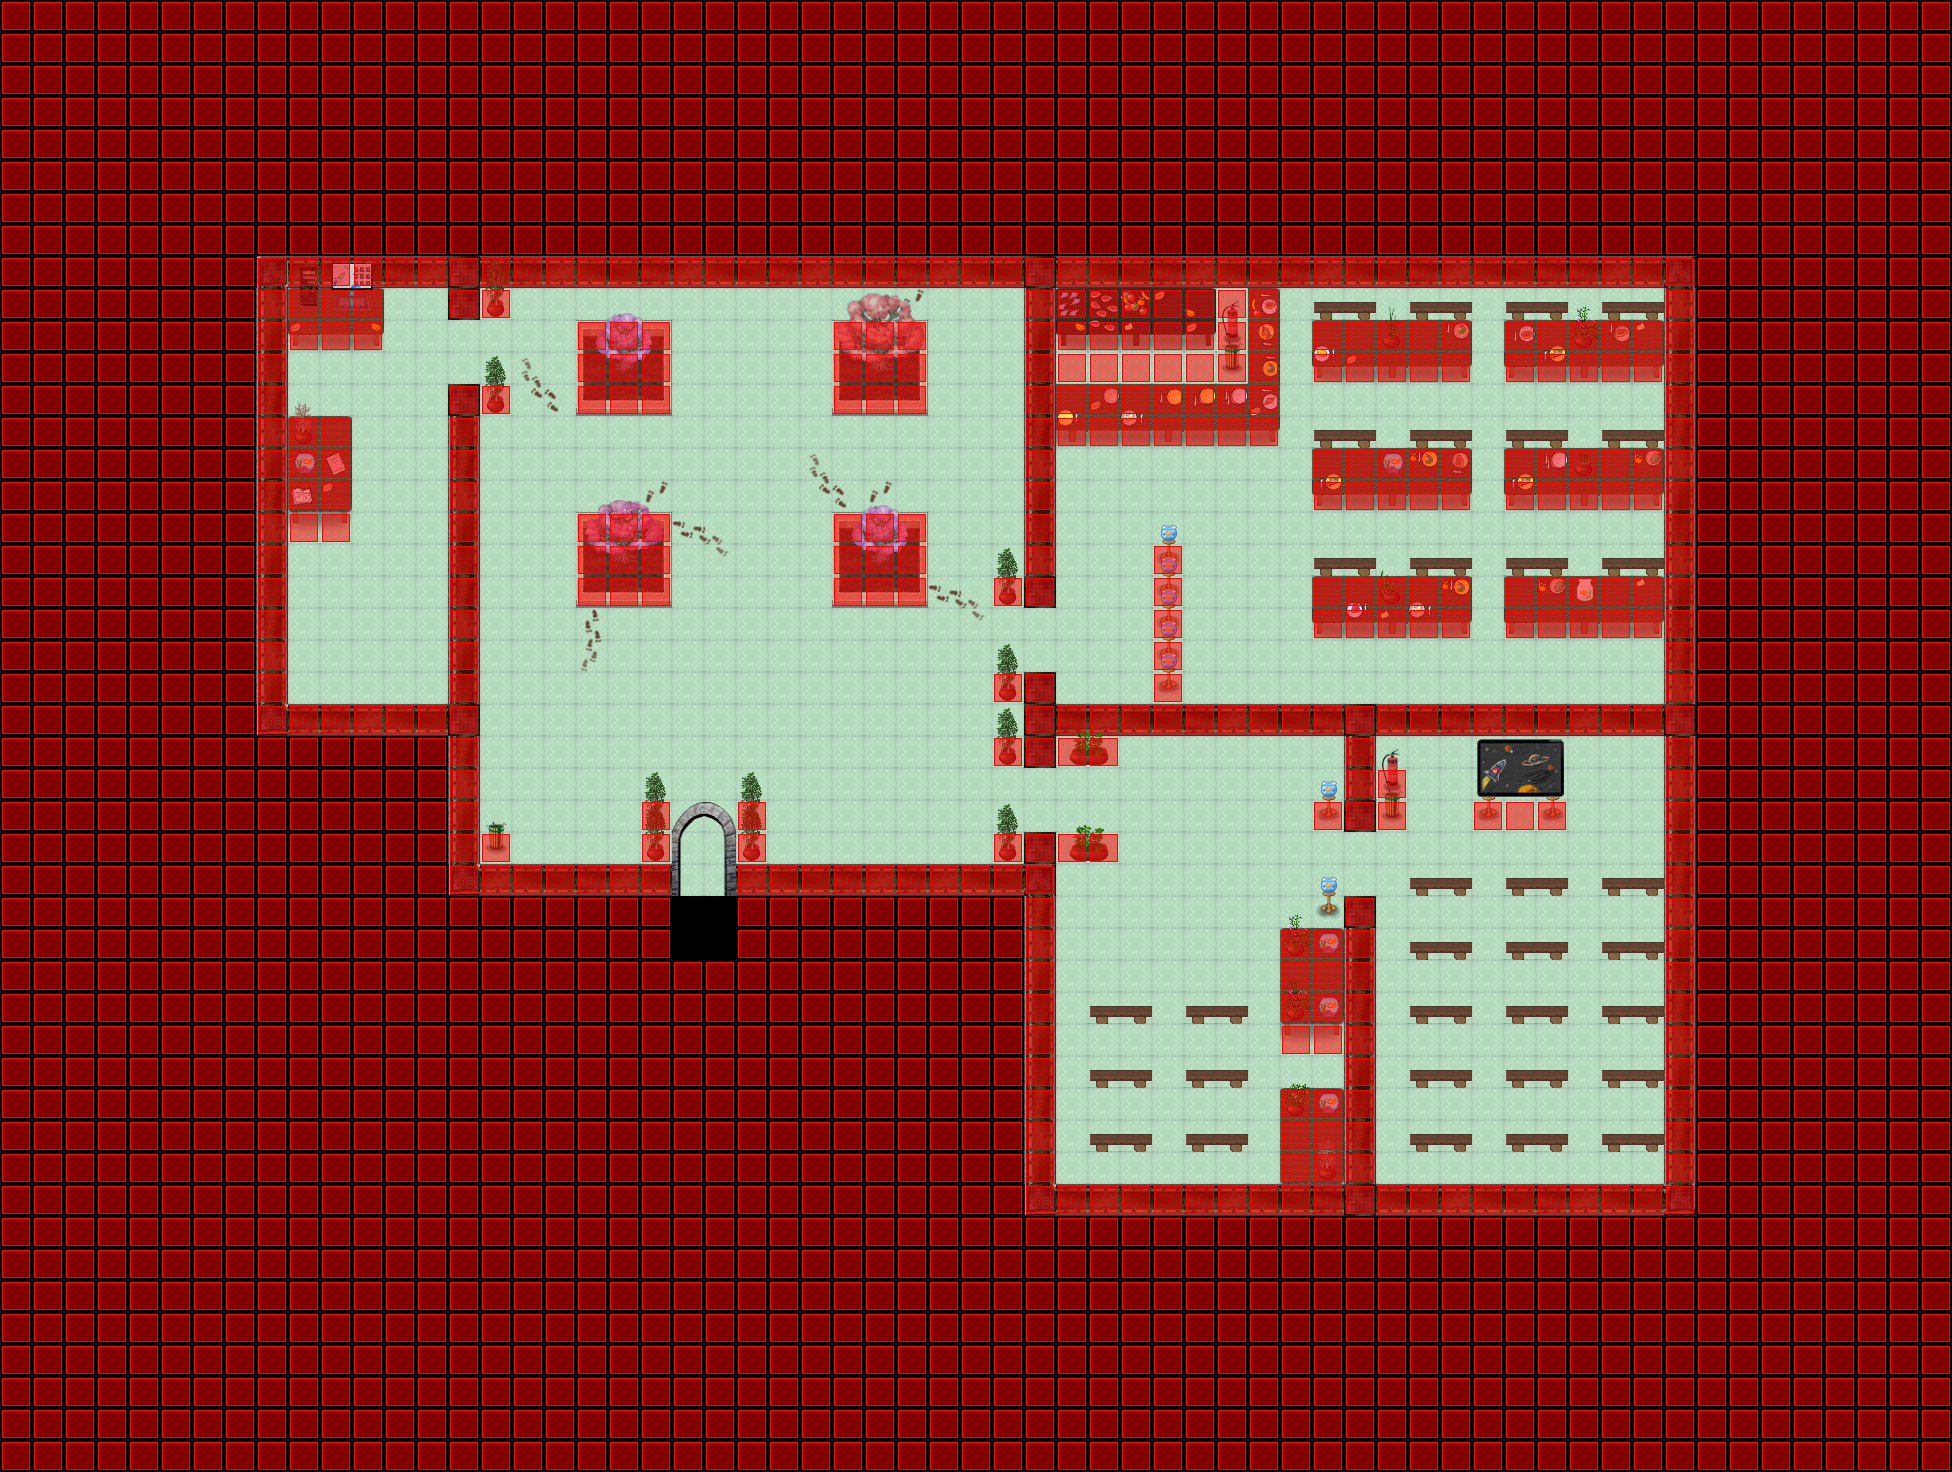

This game map was drawn from its Tiled (.tmx) file and the tilesets committed beside it. A one-line description and the trimmed map source follow:
An orthogonal 61x46 tile map with 32x32 px tiles, 5 tile layers (Ground, Fringe, Top, Collision, ...), 12 tilesets.

<map version="1.0" orientation="orthogonal" width="61" height="46" tilewidth="32" tileheight="32">
 <tileset firstgid="1" name="siyah" tilewidth="32" tileheight="32">
  <image source="../graphics/tiles/elektroadd/siyah.png" />
 </tileset>
 <tileset firstgid="2" name="tasbina" tilewidth="32" tileheight="32">
  <image source="../graphics/tiles/elektroadd/oda_platform.png" />
 </tileset>
 <tileset firstgid="172" name="kaplama" tilewidth="32" tileheight="32">
  <image source="../graphics/tiles/elektroadd/kaplamalar.png" />
 </tileset>
 <tileset firstgid="190" name="collosion" tilewidth="32" tileheight="32">
  <image source="../graphics/tiles/elektroadd/collision.png" />
 </tileset>
 <tileset firstgid="192" name="kapi" tilewidth="32" tileheight="32">
  <image source="../graphics/tiles/elektroadd/kapiacikic.png" />
 </tileset>
 <tileset firstgid="198" name="malzeme" tilewidth="32" tileheight="32">
  <image source="../graphics/tiles/elektroadd/malzemeler.png" />
 </tileset>
 <tileset firstgid="298" name="cicekler" tilewidth="32" tileheight="32">
  <image source="../graphics/tiles/Pots_x2.png" />
 </tileset>
 <tileset firstgid="330" name="yemek" tilewidth="32" tileheight="32">
  <image source="../graphics/tiles/elektroadd/malzeme_yemek.png" />
 </tileset>
 <tileset firstgid="410" name="masaustumalzeme" tilewidth="32" tileheight="32">
  <image source="../graphics/tiles/elektroadd/malzemeler2.png" />
 </tileset>
 <tileset firstgid="426" name="zemin" tilewidth="32" tileheight="32">
  <image source="../graphics/tiles/elektroadd/kaldirimlar.png" />
 </tileset>
 <tileset firstgid="468" name="agac" tilewidth="32" tileheight="32">
  <image source="../graphics/tiles/elektroadd/agacpembe.png" />
 </tileset>
 <tileset firstgid="495" name="adimlar" tilewidth="32" tileheight="32">
  <image source="../graphics/tiles/elektroadd/agacalti.png" />
 </tileset>
 <layer name="Ground" width="61" height="46">
  <data>[2806 cells, 2806 non-empty, 24 distinct tile ids]</data>
 </layer>
 <layer name="Fringe" width="61" height="46">
  <data>[2806 cells, 240 non-empty, 49 distinct tile ids]</data>
 </layer>
 <layer name="Top" width="61" height="46">
  <data>[2806 cells, 142 non-empty, 89 distinct tile ids]</data>
 </layer>
 <layer name="Collision" width="61" height="46">
  <data>[2806 cells, 2107 non-empty, 1 distinct tile ids]</data>
 </layer>
 <layer name="Objects" width="61" height="46">
  <data>[2806 cells, 0 non-empty, 0 distinct tile ids]</data>
 </layer>
</map>
